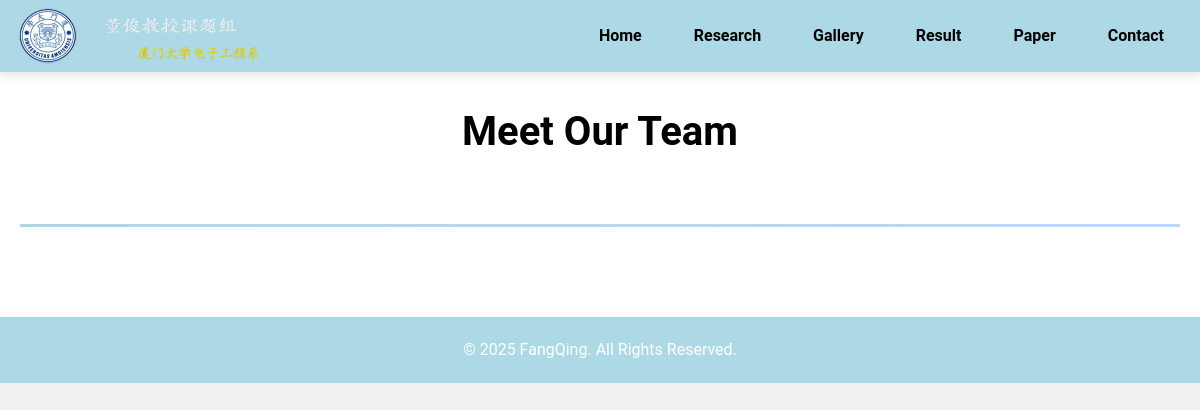
The page /members/ on the database as committed earlier.
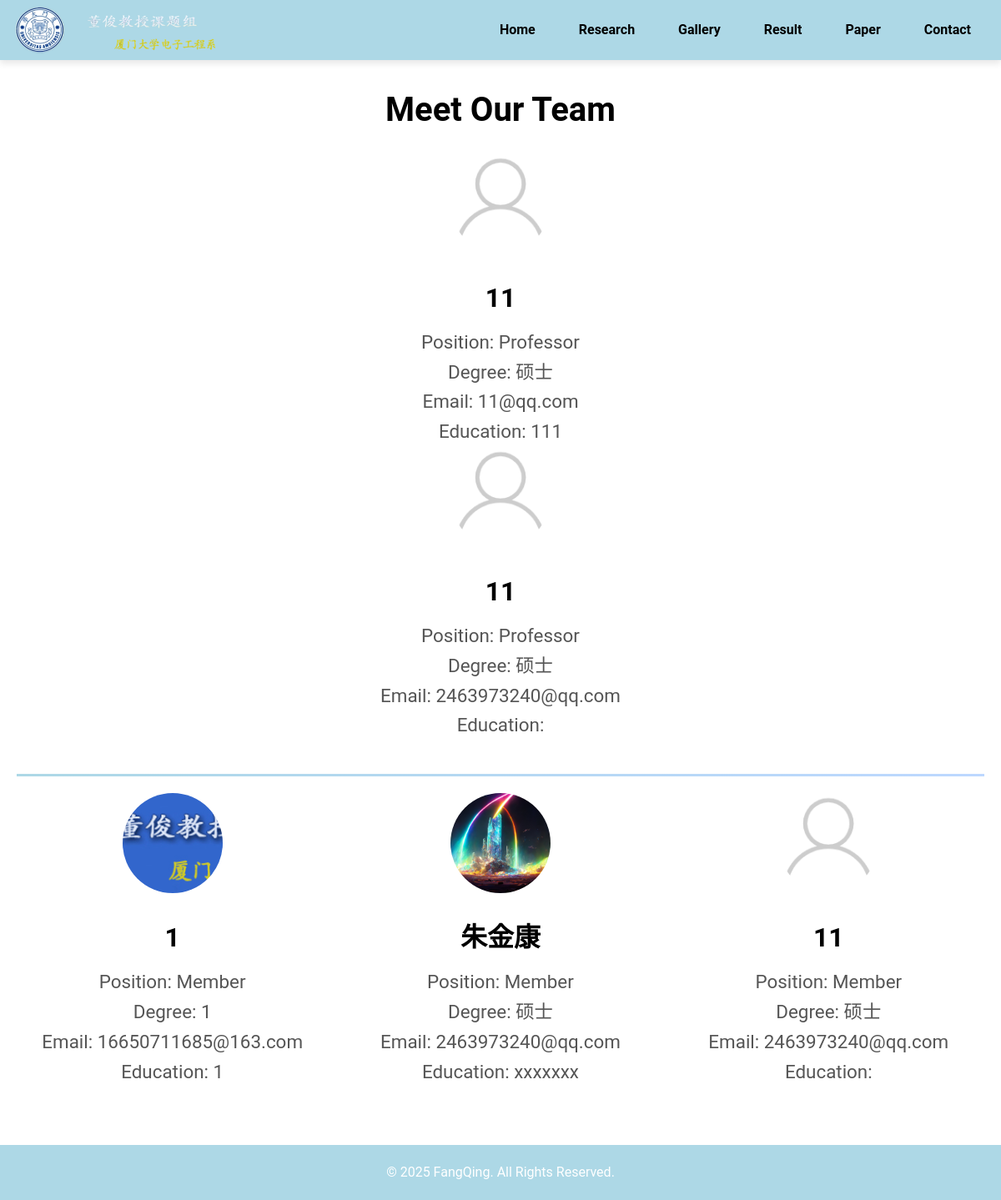
The same page on the database as committed later.
### xmu/models.py (models this page shows, shortened)
class Member(models.Model):
    POSITION_CHOICES = [
        ('Professor', 'Professor'),
        ('Member', 'Member'),
    ]
    name = models.CharField(max_length=100)
    position = models.CharField(max_length=10, choices=POSITION_CHOICES, default='Member')  # 设置默认值为学生
    degree = models.CharField(max_length=100, blank=True, null=True)
    education = models.TextField(blank=True, null=True)
    email = models.EmailField(blank=True, null=True)
    avatar = models.ImageField(upload_to='avatars/', blank=True, null=True, default='avatar.jpg')
    weight = models.IntegerField(default=0)  # 新增字段，用于权重排序

### xmu/views.py (the view)
# urls.py: path('members/', views.members, name='members'),
def members(request):
    members = Member.objects.all().order_by('-position', '-weight')
    return render(request, 'members.html', {'members': members})

### xmu/templates/members.html (shortened to what this page needs)
<!DOCTYPE html>
<html lang="en">
<head>
    {% load static %}
    <link rel="stylesheet" href="{% static 'css/style.css' %}">
    <link rel="stylesheet" href="{% static 'css/members.css' %}">
    <link rel="stylesheet" href="{% static 'css/navigator.css' %}">
</head>
<body>
    <header>
    <div class="logo">
        <img src="{% static 'images/logo.png' %}" alt="Logo">
    </div>
    <nav>
        <ul>
    <li><a href="{% url 'login' %}#hero" data-target="hero" onclick="handleNavClick2(event, this)">Home</a></li>
    <li><a href="{% url 'login' %}#research_directions" data-target="research_directions" onclick="handleNavClick2(event, this)">Research</a></li>
    <li><a href="{% url 'login' %}#gallery" data-target="gallery" onclick="handleNavClick2(event, this)">Gallery</a></li>
    <li><a href="{% url 'login' %}#result" data-target="result" onclick="handleNavClick2(event, this)">Result</a></li>
    <li><a href="{% url 'login' %}#paper" data-target="paper" onclick="handleNavClick2(event, this)">Paper</a></li>
    <li><a href="{% url 'login' %}#contact" data-target="contact" onclick="handleNavClick2(event, this)">Contact</a></li>
</ul>
    </nav>
</header>
<section id="members">
    <h1>Meet Our Team</h1>
    <div class="mentor">
        {% for member in members %}
            {% if member.position == 'Professor' %}
                <div class="member">
                    <img src="{{ member.avatar.url }}" alt="{{ member.name }}">
                    <h2>{{ member.name }}</h2>
                    <p>Position: {{ member.position }}</p>
                    <p>Degree: {{ member.degree }}</p>
                    <p>Email: {{ member.email }}</p>
                    <p>Education: {{ member.education }}</p>
                </div>
            {% endif %}
        {% endfor %}
    </div>
    <div class="hr"></div>
    <div class="team">
        {% for member in members %}
            {% if member.position == 'Member' %}
                <div class="member">
                    <img src="{{ member.avatar.url }}" alt="{{ member.name }}">
                    <h2>{{ member.name }}</h2>
                    <p>Position: {{ member.position }}</p>
                    <p>Degree: {{ member.degree }}</p>
                    <p>Email: {{ member.email }}</p>
                    <p>Education: {{ member.education }}</p>
                </div>
            {% endif %}
        {% endfor %}
    </div>
</section>
    <footer>
        <p>&copy; 2025 FangQing. All Rights Reserved.</p>
    </footer>
</body>
</html>

### xmu/static/css/style.css (style rules this page uses)
* { margin: 0; padding: 0; box-sizing: border-box; font-family: Roboto, "Segoe UI", "PingFang SC", sans-serif; }
.hr { margin-top: 5px; }
footer { text-align: center; padding: 20px; background-color: #add8e6; color: white; }

### xmu/static/css/members.css (style rules this page uses)
* { margin: 0; padding: 0; box-sizing: border-box; font-family: Roboto, "Segoe UI", "PingFang SC", sans-serif; }
body { background-color: #f0f0f0; line-height: 1.6; text-align: center; }
.hr { margin-top: 20px; margin-bottom: 20px; height: 3px; background: linear-gradient(to right, #add8e6, #bdd8ff); border: none; }
footer { text-align: center; padding: 20px; background-color: #add8e6; color: white; }
#members { padding: 100px 20px 30px 20px; text-align: center; background-color: white; }
#members h1 { font-size: 2.5rem; margin-bottom: 20px; }
.mentor { width: 100%; display: flex; flex-direction: column; justify-content: center; align-items: center; margin-bottom: 40px; }
.mentor .member { width: 60%; }
.mentor img { width: 180px; height: 180px; border-radius: 50%; object-fit: cover; margin-bottom: 20px; }
.mentor h2 { font-size: 2.5rem; font-weight: bold; margin: 10px 0; }
.mentor p { font-size: 1.4rem; color: #555; }
.team { display: flex; flex-wrap: wrap; justify-content: center; gap: 20px; margin-bottom: 40px; }
.member { flex: 0 1 calc(33.333% - 20px); max-width: 400px; text-align: center; margin: 0 auto; }
.member img { width: 120px; height: 120px; border-radius: 50%; object-fit: cover; margin-bottom: 10px; }
.member h2 { font-size: 2rem; font-weight: bold; margin: 10px 0; }
.member p { font-size: 1.4rem; color: #555; }

### xmu/static/css/navigator.css (style rules this page uses)
header { display: flex; justify-content: space-between; align-items: center; padding: 5px 10px; background-color: #add8e6; position: fixed; top: 0; left: 0; right: 0; z-index: 10; width: 100%; box-shadow: 0 4px 8px rgba(0, 0, 0, 0.1); transition: top 0.3s; }
header .logo img { width: 50%; display: block; margin-left: 0; }
nav ul { list-style: none; display: flex; align-items: center; }
nav ul li { margin: 0px 20px; position: relative; }
nav ul li a { text-decoration: none; padding: 12px 6px; color: black; font-size: 16px; font-weight: bold; border-radius: 10px; border: none; transition: background-color 0.3s ease, color 0.3s ease; }

Rows that differ between the two databases and show on the page:
added Member: avatar (placeholder picture), name "11", position "Professor", degree "硕士", email "11@qq.com", education "111", shown under "Meet Our Team"
added Member: avatar (placeholder picture), name "11", position "Professor", degree "硕士", email "2463973240@qq.com", shown under "Meet Our Team"
added Member: avatar (picture), name "1", position "Member", degree "1", email "16650711685@163.com", education "1"
added Member: avatar (picture), name "朱金康", position "Member", degree "硕士", email "2463973240@qq.com", education "xxxxxxx"
added Member: avatar (placeholder picture), name "11", position "Member", degree "硕士", email "2463973240@qq.com"
